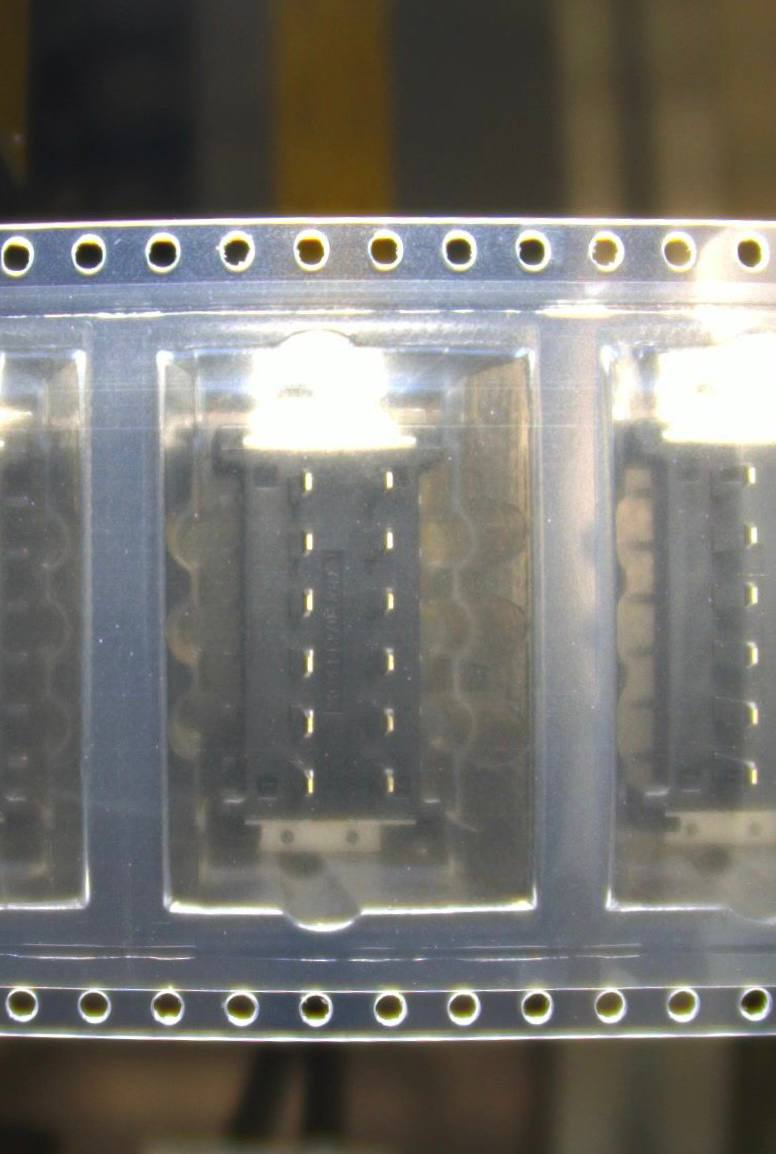
#> input picture IMAGE.jpeg, 776 x 1154 px
$ python circle.py
#> lines starting #> are read from the running program, lines starting #| are printed output that depends on the picture; after the words box and inside, x2 and y2 are one past the last pixel; in counts of white or black regions, pixels touching at a corner belong together
import cv2
import numpy as np

# Đọc hình ảnh
image = cv2.imread('IMAGE.jpeg')
#> image is the input picture: shape (1154, 776, 3); mean B, G, R 110.2, 115, 116.7
gray = cv2.cvtColor(image, cv2.COLOR_BGR2GRAY)
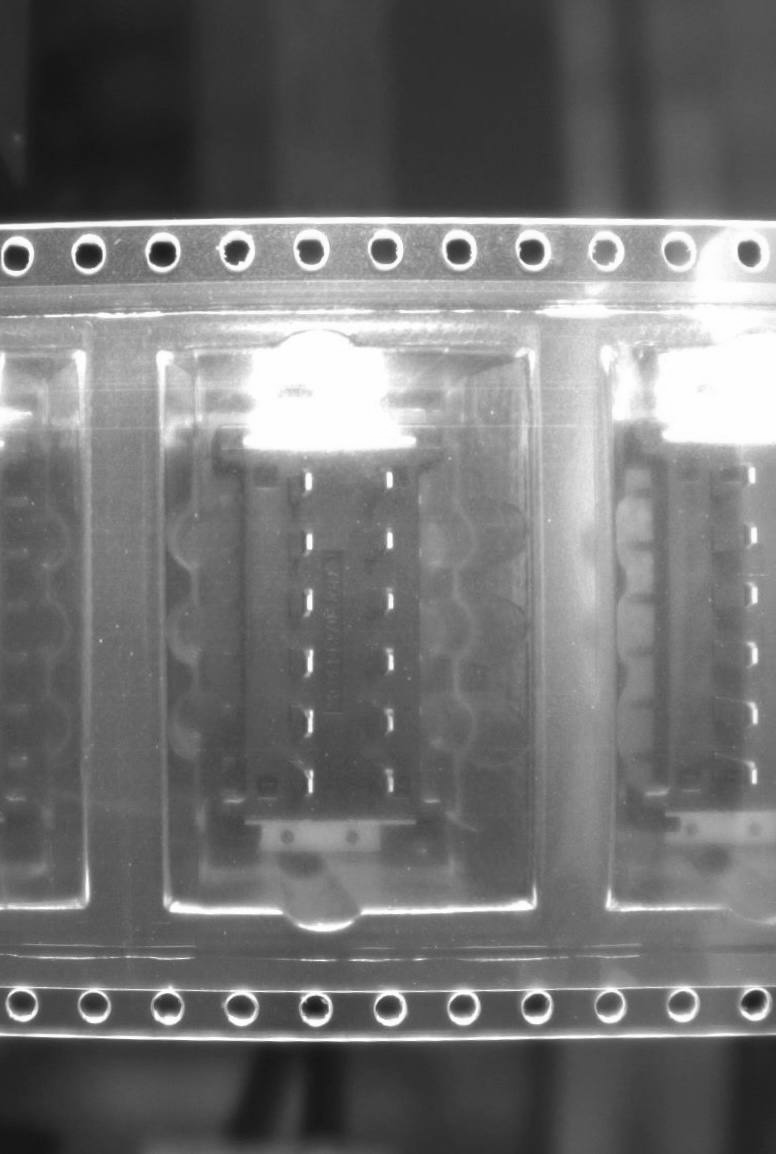
#> gray: shape (1154, 776); min 21, max 255, mean 115

# Làm mờ hình ảnh để giảm nhiễu
gray_blurred = cv2.medianBlur(gray, 5)

# Phát hiện các hình tròn sử dụng HoughCircles
circles = cv2.HoughCircles(
    gray_blurred,
    cv2.HOUGH_GRADIENT,
    dp=1,
    minDist=20,
    param1=50,
    param2=30,
    minRadius=1,
    maxRadius=30
)
#> circles = 22 rows, first 8: [21.5, 1004.5, 16.9], [315.5, 1008.5, 17.1], [162.5, 249.5, 17.7], [94.5, 1006.5, 16.6], [241.5, 1006.5, 17.9], [677.5, 247.5, 16.9], [603.5, 251.5, 20.5], [237.5, 255.5, 15.8]

# Nếu phát hiện được ít nhất một hình tròn
if circles is not None:
    circles = np.uint16(np.around(circles))
#> circles = 22 rows, first 8: [22, 1004, 17], [316, 1008, 17], [162, 250, 18], [94, 1006, 17], [242, 1006, 18], [678, 248, 17], [604, 252, 20], [238, 256, 16]

    # Lấy giá trị y trên và dưới của tất cả các hình tròn
    y_top_values = circles[0, :, 1] - circles[0, :, 2]
#> y_top_values = 22 values, max 996 at index 16, min 230 at index 8, mean 612
    y_bottom_values = circles[0, :, 1] + circles[0, :, 2]
#> y_bottom_values = 22 values, max 1026 at index 19, min 264 at index 18, mean 645.8

    # Tìm giá trị y nhỏ nhất và lớn nhất từ viền trên và viền dưới của các hình tròn
    min_y = np.min(y_top_values)
#> min_y = 230
    max_y = np.max(y_bottom_values)
#> max_y = 1026
    dist = max_y - min_y
#> dist = 796
    ratio_img = dist/50 # assume that width of reel = 50mm
#> ratio_img = 15.92
    l1 = min_y - int(ratio_img*0.7)
#> l1 = 219
    l4 = max_y + int(ratio_img*0.7)
#> l4 = 1037
    l2 = min_y + int(ratio_img*5)
#> l2 = 309
    l3 = max_y - int(ratio_img*5)
#> l3 = 947

    print(f"Giá trị y trên nhỏ nhất: {min_y}")
#| Giá trị y trên nhỏ nhất: 230
    print(f"Giá trị y dưới lớn nhất: {max_y}")
#| Giá trị y dưới lớn nhất: 1026

    # Vẽ tất cả các hình tròn
    for i in circles[0, :]:
        # Vẽ hình tròn
        cv2.circle(image, (i[0], i[1]), i[2], (0, 0, 255), 3)
#> this loop made 22 passes
#> i on passes 1 to 12: [22, 1004, 17], [316, 1008, 17], [162, 250, 18], [94, 1006, 17], [242, 1006, 18], [678, 248, 17], [604, 252, 20], [238, 256, 16], [458, 248, 18], [532, 252, 13], [310, 250, 20], [384, 250, 20]
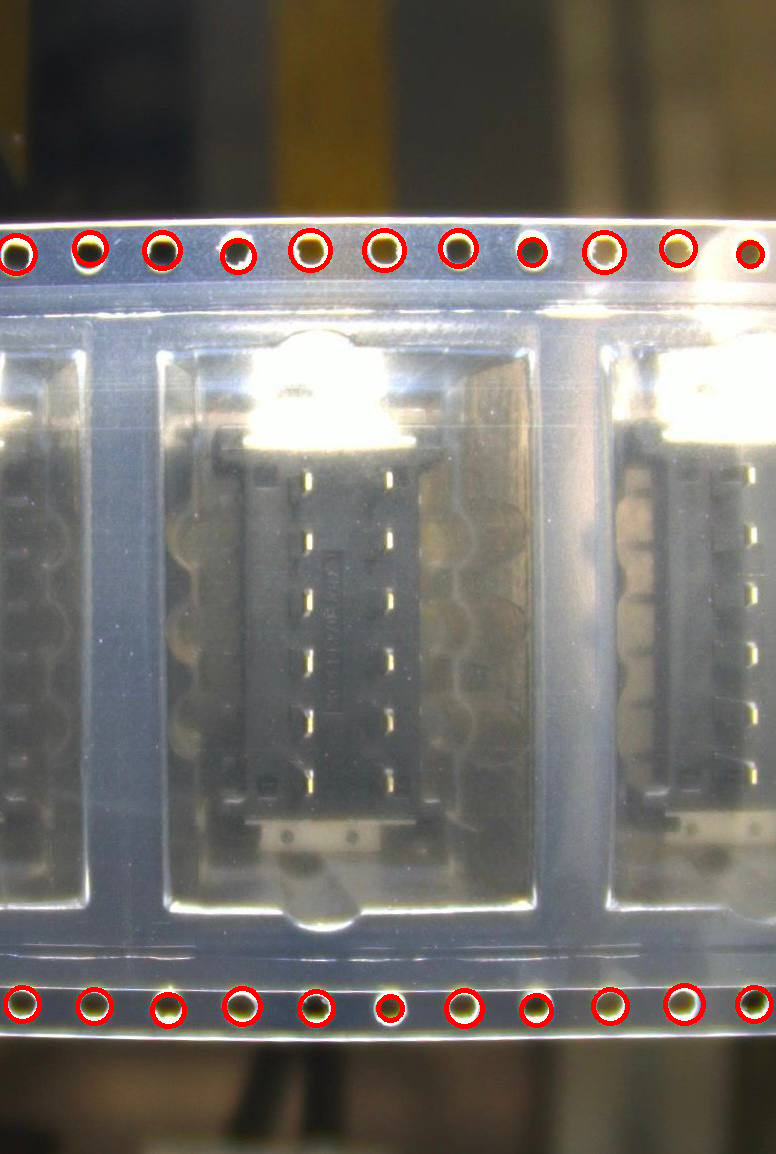
#> image: shape (1154, 776, 3); 1.29% of pixels changed, all inside (x1, y1, x2, y2) = (0, 228, 774, 1029)
        # # Vẽ tâm của hình tròn
        # cv2.circle(image, (i[0], i[1]), 2, (0, 0, 255), 3)

    # Vẽ đường thẳng ngang đi qua y-min và y-max
    height, width = image.shape[:2]
#> height = 1154; width = 776
    cv2.line(image, (0, l1), (width, l1), (0, 255, 0), 3)
    cv2.line(image, (0, l4), (width, l4), (0, 255, 0), 3)
    cv2.line(image, (0, l3), (width, l3), (0, 255, 0), 3)
    cv2.line(image, (0, l2), (width, l2), (0, 255, 0), 3)
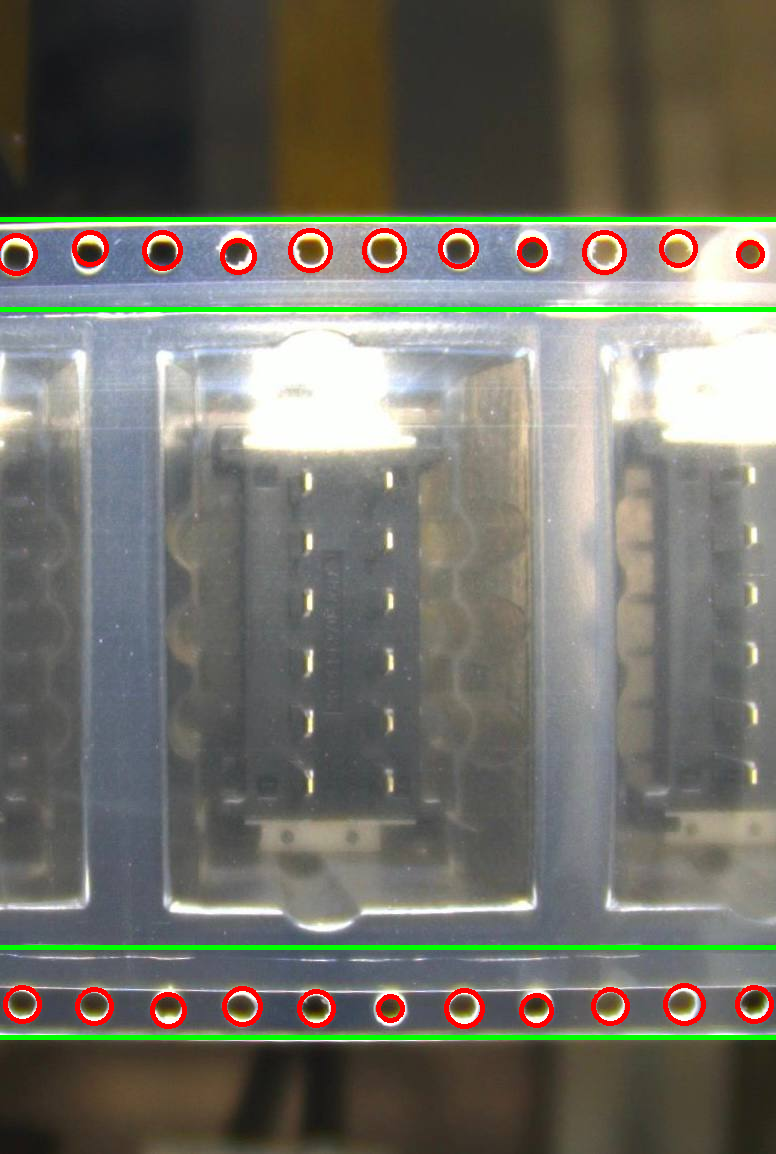
#> image: shape (1154, 776, 3); mean B, G, R 104.9, 114.3, 114.8
# Hiển thị kết quả
cv2.imshow('Detected Circles', image)
cv2.waitKey(0)
cv2.destroyAllWindows()

$ run again, with 2024-05-01 10-50-17.950187.png saved as IMAGE.jpeg
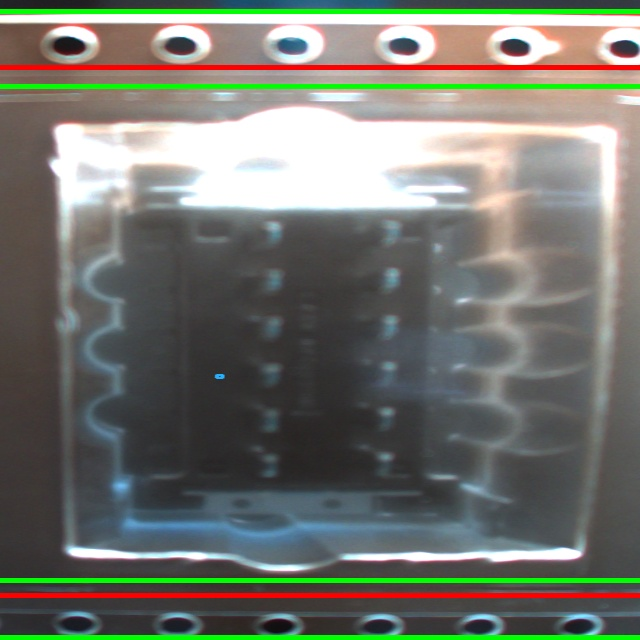
#> input picture 2024-05-01 10-50-17.950187.png, 640 x 640 px
#> image is the input picture: shape (640, 640, 3); mean B, G, R 110.3, 118.5, 116
#> `gray = cv2.cvtColor(image, cv2.COLOR_BGR2GRAY)`:
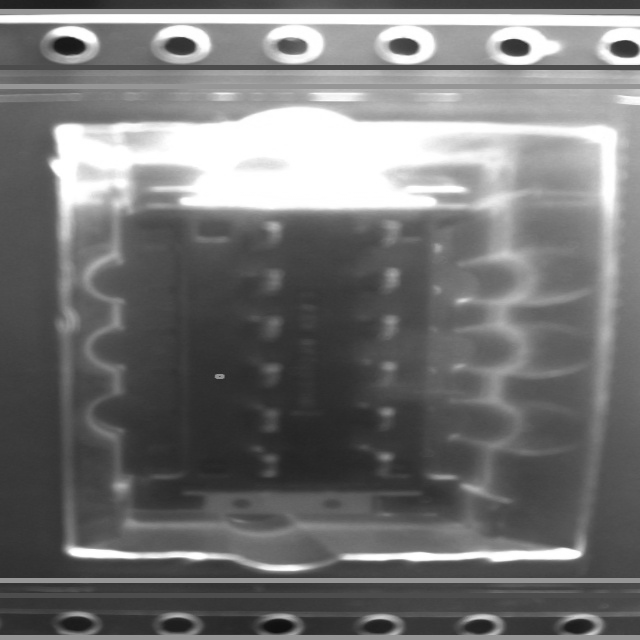
#> gray: shape (640, 640); min 14, max 255, mean 116.8
#> `circles = cv2.HoughCircles( gray_blurred, cv2.HOUGH_GRADIENT, dp=1, mi..`: circles = [[106.5, 347.5, 21]]
#> `circles = np.uint16(np.around(circles))`: circles = [[106, 348, 21]]
#> y_top_values = [327]
#> y_bottom_values = [369]
#> min_y = 327
#> max_y = 369
#> dist = 42
#> ratio_img = 0.84
#> l1 = 327
#> l4 = 369
#> l2 = 331
#> l3 = 365
#| Giá trị y trên nhỏ nhất: 327
#| Giá trị y dưới lớn nhất: 369
#> the loop `for i in circles[0, :]:` made 1 pass
#> `cv2.line(image, (0, l2), (width, l2), (0, 255, 0), 3)`:
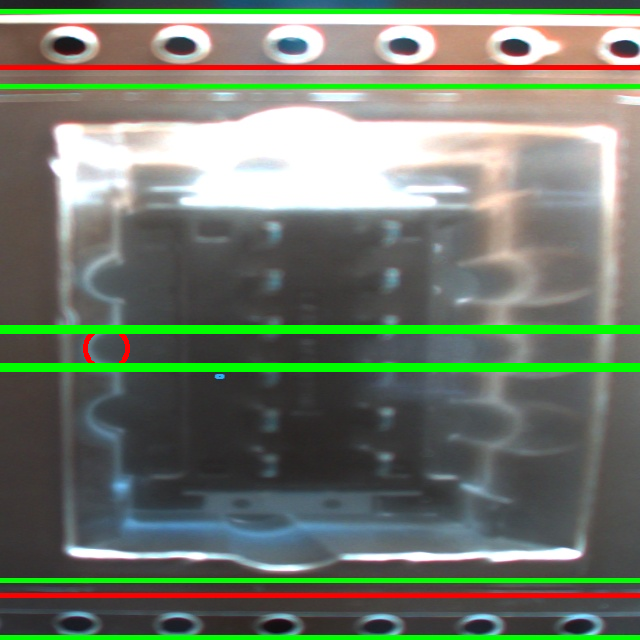
#> image: shape (640, 640, 3); mean B, G, R 107.7, 123.1, 113.7
